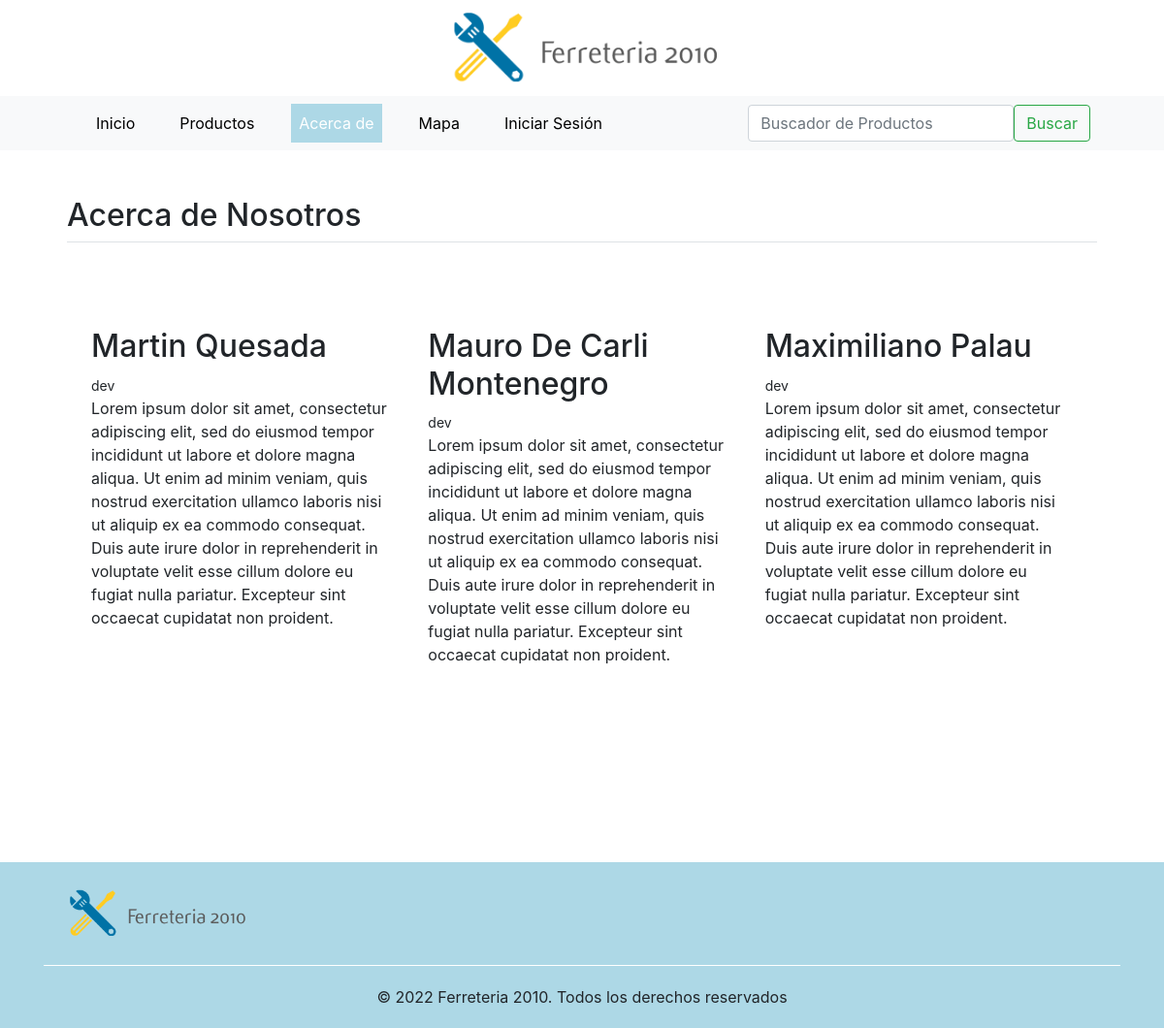
The page /about/ on the database its author committed.
### site_extras/models.py (models this page shows, shortened)
class About(models.Model):
    nombre = models.CharField(max_length=200, blank=True, default='')
    puesto = models.CharField(max_length=200, blank=True, default='')
    descripcion = models.CharField(max_length=400, blank=True, default='')
    class Meta:
        verbose_name = 'Acerca de'
        verbose_name_plural = 'Acerca de nosotros'

### site_extras/views.py (the view)
# urls.py: path('about/', Detalle_about.as_view(), name = 'about'),
class Detalle_about(ListView):
    model = About
    template_name = 'about.html'

### templates/about.html (shortened to what this page needs)
{% extends 'base.html' %}
{% load static %}
{% block nav_about_activo %}active{% endblock %}
{% block contenido %}
<div class="container px-4 py-5" id="featured-3">
  <h2 class="pb-2 border-bottom">Acerca de Nosotros</h2>
  <div class="row g-4 py-5 row-cols-1 row-cols-lg-3">
    {% for i in object_list %}
    <div class="feature col">
      <h2>{{ i.nombre }}</h2>
      <small>{{ i.puesto }}</small>
      <p>{{ i.descripcion }}</p>
    </div>
    {% endfor%}
  </div>
</div>
{% endblock %}

### productos/static/assets/css/custom.css (style rules this page uses)
.row { margin: 40px 10px; }

### rows shown on the page
About: nombre "Martin Quesada", puesto "dev", descripcion "Lorem ipsum dolor sit amet, consectetur adipiscing elit, sed do eiusmod tempor incididunt ut labore et dolore magna aliqua. Ut enim ad minim veniam, quis nostrud exercitation ullamco laboris nisi ut aliquip ex ea commodo consequat. Duis aute irure dolor in reprehenderit in voluptate velit esse cillum dolore eu fugiat nulla pariatur. Excepteur sint occaecat cupidatat non proident."
About: nombre "Mauro De Carli Montenegro", puesto "dev", descripcion "Lorem ipsum dolor sit amet, consectetur adipiscing elit, sed do eiusmod tempor incididunt ut labore et dolore magna aliqua. Ut enim ad minim veniam, quis nostrud exercitation ullamco laboris nisi ut aliquip ex ea commodo consequat. Duis aute irure dolor in reprehenderit in voluptate velit esse cillum dolore eu fugiat nulla pariatur. Excepteur sint occaecat cupidatat non proident."
About: nombre "Maximiliano Palau", puesto "dev", descripcion "Lorem ipsum dolor sit amet, consectetur adipiscing elit, sed do eiusmod tempor incididunt ut labore et dolore magna aliqua. Ut enim ad minim veniam, quis nostrud exercitation ullamco laboris nisi ut aliquip ex ea commodo consequat. Duis aute irure dolor in reprehenderit in voluptate velit esse cillum dolore eu fugiat nulla pariatur. Excepteur sint occaecat cupidatat non proident."
